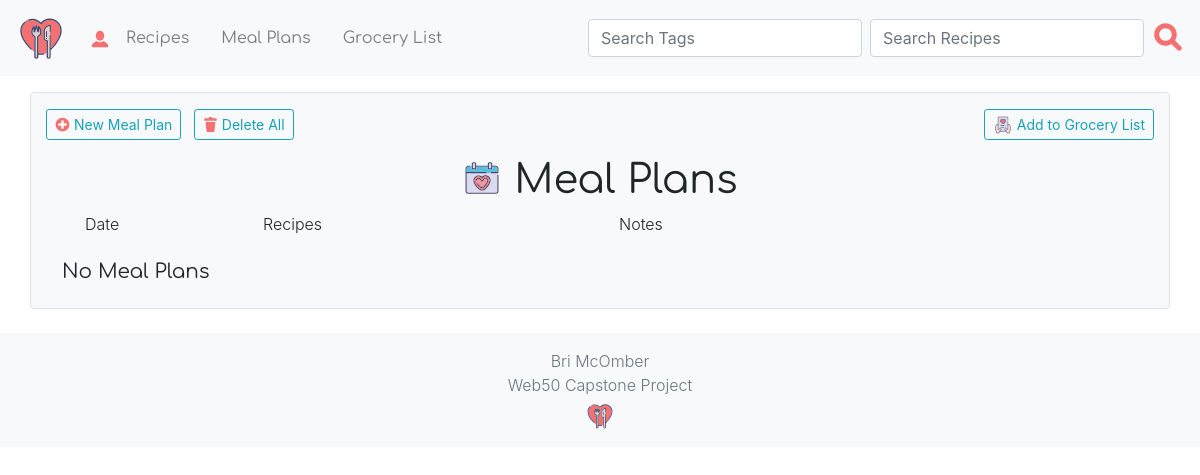
The app's page /mealplans (signed in), older data.
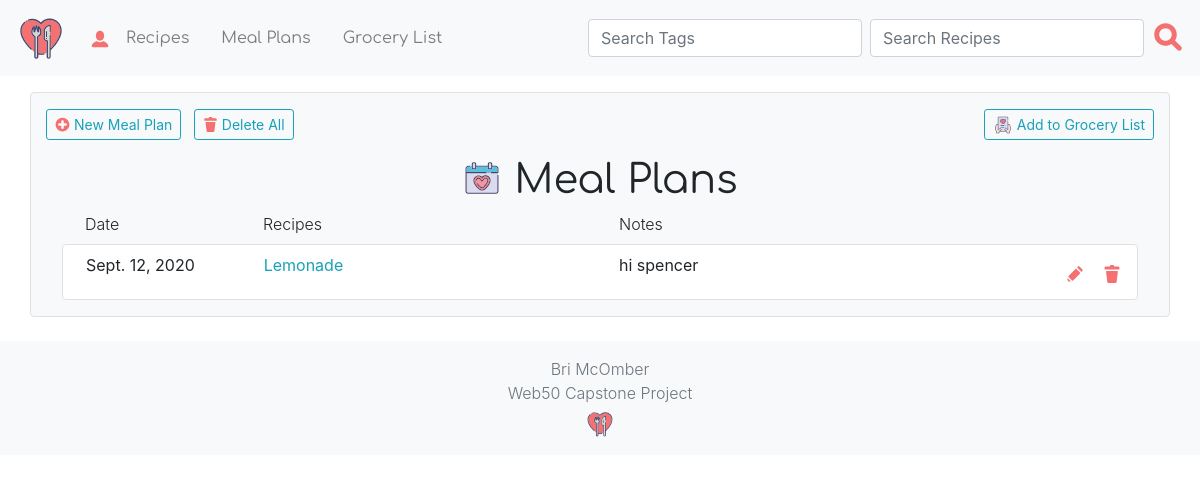
The same page, newer data.
### menu/models.py (models this page shows, shortened)
class MealPlan(models.Model):
    date = models.DateField(default=date.today)
    notes = models.CharField(max_length=256, blank=True)
    recipes = models.ManyToManyField(Recipe, related_name='mealplans', blank=True)
    user = models.ForeignKey(User, on_delete=models.CASCADE, related_name="mealplans")
    objects = models.Manager()

class Recipe(models.Model):
    name = models.CharField(max_length=64, unique=True)
    tags = models.ManyToManyField(Tag, related_name='recipes', blank=True)
    ingredients = models.ManyToManyField(Ingredient, related_name='recipes')
    prep_time = models.PositiveIntegerField(blank=True, null=True)
    cook_time = models.PositiveIntegerField(blank=True, null=True)
    source = models.CharField(max_length=256, blank=True)
    servings = models.PositiveIntegerField(blank=True, null=True)
    str_steps = models.TextField(blank=True)
    user = models.ForeignKey(User, on_delete=models.CASCADE, related_name="recipes")
    objects = models.Manager()
    def steps_fxn(self):
        if self.str_steps:
            return json.loads(self.str_steps)
        return []
    steps = property(steps_fxn)
    def __str__(self):
        return self.name

### menu/views.py (the view, shortened to what this page needs)
# urls.py: path('mealplans', views.mealplans, name='mealplans'),
@csrf_exempt
@login_required
def mealplans(request):
    return render(request, 'menu/mealplans.html', {
        'mealplans': MealPlan.objects.filter(user=request.user).order_by('date')
    })

### menu/templates/menu/mealplans.html (shortened to what this page needs)
{% extends 'menu/layout.html' %}
{% load static %}
{% block body %}
    <div>
        <div class="container text-center rounded border bg-light mt-3">
            <div class="row">
                <div class="col-sm text-left pt-3 mobile-center">
                    <a href='{% url "menu:new_meal_plan" %}' class='btn btn-sm btn-outline-info'>
                        <img src='{% static "/images/add.svg" %}' height="15" width="15" style="vertical-align: -2px" class='p-0 m-0'>
                        New Meal Plan
                    </a>
                    <button class='btn btn-sm btn-outline-info ml-2' onclick=(verify_delete_all())>
                        <img src='{% static "/images/trash.svg" %}' height="15" width="15" style="vertical-align: -2px" class='p-0 m-0'>
                        Delete All
                    </button>
                </div>
                <div class='col-sm text-right py-3 mobile-center'>
                    <a class="btn btn-outline-info btn-sm" href="{% url 'menu:meal_plan_groceries' %}">
                        <img src='{% static "images/list.svg" %}' height="20" width="20" style='vertical-align: -5px' class='p-0 m-0'>
                        Add to Grocery List
                    </a>
                </div>
            </div>
            <h1>
                <img src='{% static "/images/calendar.svg" %}' height="40" width="40" style="vertical-align: -5px">
                Meal Plans
            </h1>
            <div key='headers' class='font-weight-light row mx-3 pl-2 pb-2 text-left mobile-hidden'>
                <span class='col-sm-2'>Date</span>
                <span class='col-sm-4'>Recipes</span>
                <span class='col-sm-4'>Notes</span>
            </div>
            <div id='mealplans'>
                {% for mealplan in mealplans %}
                    <div class='border pl-2 py-2 mx-3 mb-3 rounded row position-relative bg-white text-left' id='{{ mealplan.id }}'>
                        <span class='col-sm-2 mobile-grow'>
                            {{ mealplan.date }}
                        </span>
                        <span class='col-sm-4'>
                            {% for recipe in mealplan.recipes.all %}
                                <div>
                                    <a href="{% url 'menu:recipe' recipe.id %}" class="text-info">{{ recipe }}</a>
                                </div>
                            {% endfor %}
                        </span>
                        <span class='col-sm-4'>
                            {{ mealplan.notes }}
                        </span>
                        <span class="col-sm-2 text-right">
                            <a class="btn btn-link" href="{% url 'menu:edit_meal_plan' mealplan.id %}">
                                <img src='{% static "/images/edit.svg" %}' height="18" width="18" style="vertical-align: -5px">
                            </a>
                            <button class="btn btn-link p-0" onclick="verify_delete(id='{{ mealplan.id }}')">
                                <img src='{% static "/images/trash.svg" %}' height="18" width="18" style="vertical-align: -5px">
                            </button>
                        </span>
                    </div>
                {% empty %}
                    <h5 class="text-left p-3">
                        No Meal Plans
                    </h5>
                {% endfor %}
            </div>
        </div>
    </div>
{% endblock %}

### menu/templates/menu/layout.html (shortened to what this page needs)
{% load static %}
<!DOCTYPE html>
<html lang='en'>
    <head>
        <link rel="stylesheet" href="https://stackpath.bootstrapcdn.com/bootstrap/4.1.1/css/bootstrap.min.css">
        <link href='{% static "styles.css" %}' rel='stylesheet'></link>
    </head>
    <body>
        <nav class="navbar navbar-expand-lg navbar-light bg-light">
            <a class="navbar-brand" href="/">
                <img src='{% static "/images/utensils.svg" %}' height="50" width="50">
            </a>
            <ul class="navbar-nav mr-auto header-font">
                {% if user.is_authenticated %}
                    <div class='collapse navbar-collapse' id='menus'>
                        <li class="nav-item dropdown d-inline">
                            <a class="nav-link" data-toggle="dropdown" href="#" role="button">
                                <img src='{% static "/images/account.svg" %}' height="20" width="20">
                            </a>
                        </li>
                        <li class="nav-item">
                            <a class="nav-link pr-4" href='{% url "menu:recipes" %}'>Recipes</a>
                        </li>
                        <li class="nav-item">
                            <a class="nav-link pr-4" href="{% url 'menu:mealplans' %}">Meal Plans</a>
                        </li>
                        <li class="nav-item">
                            <a class="nav-link pr-4" href='{% url "menu:groceries" %}'>Grocery List</a>
                        </li>
                    </div>
                {% else %}
                    <h1>Welcome!</h1>
                {% endif %}
            </ul>
            {% if user.is_authenticated %}
                <div class='collapse navbar-collapse justify-content-end' id='searches'>
                    <form class="form-inline my-2 my-lg-0" action='{% url "menu:recipes" %}'>
                        <input class="form-control mr-sm-2" type="search" placeholder="Search Tags" name="tag">
                        <input class="form-control mr-sm-2" type="search" placeholder="Search Recipes" name="recipe">
                        <button type="submit" class='btn btn-link m-0 p-0'>
                            <img src='{% static "/images/search.svg" %}' height="30" width="30" style="vertical-align: -4px" class='p-0 m-0'>
                        </button>
                    </form>
                </div>
            {% endif %}
        </nav>
        <div class='body'>
            {% block body %}
            {% endblock %}
        </div>
        <footer class='text-center mt-4 p-3 bg-light'>
            <p class='text-muted font-weight-light m-0'>Bri McOmber</p>
            <p class='text-muted font-weight-light mt-0 mb-1'>Web50 Capstone Project</p>
            <img src='{% static "/images/utensils.svg" %}' height="30" width="30">
        </footer>
    </body>
</html>

### menu/static/styles.css (style rules this page uses)
h1, h2, h3, h4, h5, h6, .header-font { font-family: Comfortaa-Regular, sans-serif; }

Row changes from the older to the newer data that the page shows:
added MealPlan: date "Sept. 12, 2020", notes "hi spencer"
now on this page (row unchanged): Recipe: name "Lemonade"
Text that changed along with them:
text no longer shown: "No Meal Plans"
